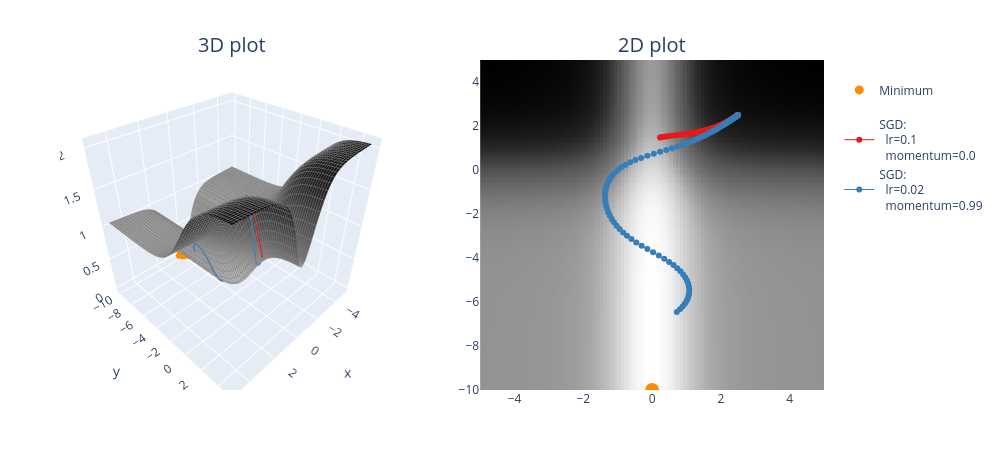

Write notebook code for a chart like this one.
### Code cell
def opt_fn_with_sgd(
    fn: Callable, xy: Float[Tensor, "2"], lr=0.001, momentum=0.98, n_iters: int = 100
) -> Float[Tensor, "n_iters 2"]:
    """
    Optimize the a given function starting from the specified point.

    xy: shape (2,). The (x, y) starting point.
    n_iters: number of steps.
    lr, momentum: parameters passed to the torch.optim.SGD optimizer.

    Return: (n_iters+1, 2). The (x, y) values, from initial values to values after step `n_iters`.
    """
    # Make sure tensor has requires_grad=True, otherwise it can't be optimized (more on this tomorrow!)
    assert xy.requires_grad

    m = 0 #momentum
    out = t.zeros((n_iters + 1, 2))
    out[0] = xy.detach().clone()
    for i in range(n_iters):
        loss = fn(xy[0], xy[1])
        loss.backward()
        grad = xy.grad
        m = momentum * m + grad
        with t.no_grad():
            xy -= lr * m
        xy.grad.zero_()  # Clear the gradient for the next iteration
        out[i+1] = xy.detach().clone()
    return out
    


points = []

optimizer_list = [
    (optim.SGD, {"lr": 0.1, "momentum": 0.0}),
    (optim.SGD, {"lr": 0.02, "momentum": 0.99}),
]

for optimizer_class, params in optimizer_list:
    xy = t.tensor([2.5, 2.5], requires_grad=True)
    xys = opt_fn_with_sgd(pathological_curve_loss, xy=xy, lr=params["lr"], momentum=params["momentum"])
    points.append((xys, optimizer_class, params))
    print(f"{params=}, last point={xys[-1]}")

plot_fn_with_points(pathological_curve_loss, points=points, min_points=[(0, "y_min")])
